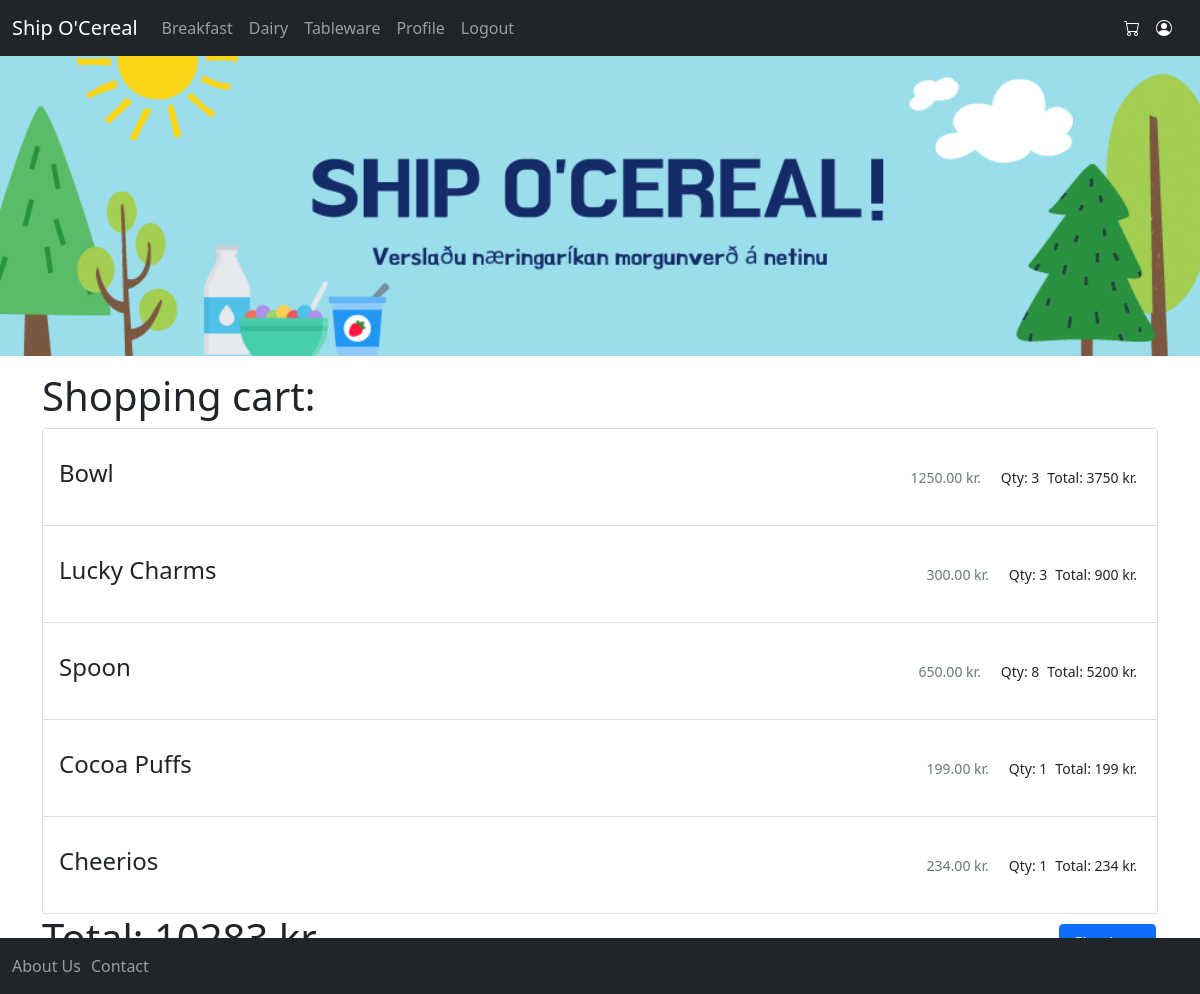
Page /user/cart/ (signed in) on the committed database.
### user/models.py (models this page shows)
class ProductInCart(models.Model):
    product = models.ForeignKey(Product, on_delete=models.CASCADE)
    user = models.ForeignKey(User, on_delete=models.CASCADE)
    quantity = models.IntegerField()

### products/models.py (models this page shows, shortened)
class Product(models.Model):
    name = models.CharField(max_length=128)
    description = models.CharField(max_length=255, blank=True)
    price = DecimalField(max_digits=10, decimal_places=2)
    on_sale = models.BooleanField(default=False)

### user/views.py (the view)
# urls.py: path('cart/', views.Cart.as_view()),
class Cart(LoginRequiredMixin, ListView):
    context_object_name = 'cart'
    template_name = 'user/cart.html'
    def get_queryset(self):
        return ProductInCart.objects \
            .filter(user_id=self.request.user.id) \
            .annotate(total=F('product__price') * F('quantity'))
    def get_context_data(self, **kwargs):
        context = super().get_context_data(**kwargs)
        context.update(
            self.get_queryset().aggregate(total_price=Sum('total'))
        )
        return context

### templates/user/cart.html
{% extends 'base.html' %}
{% block content %}
    <h1>Shopping cart:</h1>
    <ul class="list-group">
        {% for product in cart %}
            {% include 'user/cart_product_card.html' with product=product %}
        {% endfor %}
    </ul>
    <div class="float-start">
        <h1>Total: {{ total_price }} kr.</h1>
    </div>
    <div class="float-end">
        <a href="checkout" class="btn btn-primary">Checkout</a>
    </div>
{% endblock %}

### templates/user/cart_product_card.html (shortened to what this page needs)
<li class="list-group-item d-flex align-items-center">
    <h4 class="me-auto">{{ product.product.name }}</h4>
    <small class="text-muted m-3"> {{ product.product.price }} kr.</small>
    <small class="m-1">Qty: {{ product.quantity }}</small>
    <small class="m-1">Total: {{ product.total }} kr.</small>
</li>

### static/css/main.css (style rules this page uses)
.btn-primary { margin: 2px; }
.btn-primary { margin-top: 10px; }

### rows in the picture
ProductInCart: product.name "Bowl", product.price "1250.00", quantity "3", total "3750"
ProductInCart: product.name "Lucky Charms", product.price "300.00", quantity "3", total "900"
ProductInCart: product.name "Spoon", product.price "650.00", quantity "8", total "5200"
ProductInCart: product.name "Cocoa Puffs", product.price "199.00", quantity "1", total "199"
ProductInCart: product.name "Cheerios", product.price "234.00", quantity "1", total "234"
